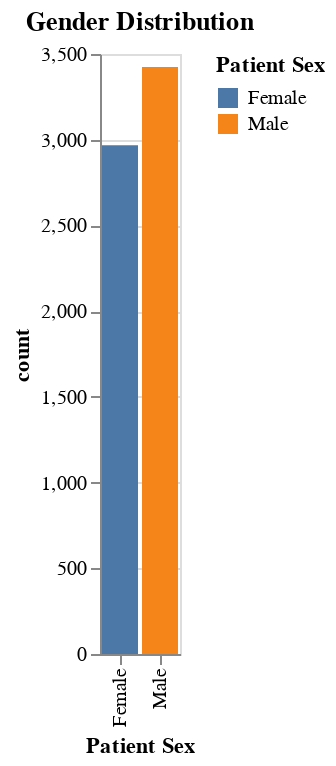

Notebook source saved alongside this figure:
### Code cell
import altair as alt

# Count the occurrences of each gender
gender_counts = ocular_disease['Patient Sex'].value_counts().reset_index()
gender_counts.columns = ['Patient Sex', 'count']

# Create the bar chart
alt.Chart(gender_counts).mark_bar().encode(
    x='Patient Sex:N',
    y='count:Q',
    tooltip=['Patient Sex', 'count'],
    color='Patient Sex:N'
).properties(
    title='Gender Distribution'
)

### Figure 1 — Vega-Lite specification as saved in the notebook (floating-point values rounded to 4 significant figures)
{"config": {"view": {"continuousWidth": 300, "continuousHeight": 300}}, "data": {"name": "data-46dbfe93cd639b32258d30983a285eb6"}, "mark": {"type": "bar"}, "encoding": {"color": {"field": "Patient Sex", "type": "nominal"}, "tooltip": [{"field": "Patient Sex", "type": "nominal"}, {"field": "count", "type": "quantitative"}], "x": {"field": "Patient Sex", "type": "nominal"}, "y": {"field": "count", "type": "quantitative"}}, "title": "Gender Distribution", "$schema": "https://vega.github.io/schema/vega-lite/v5.8.0.json", "datasets": {"data-46dbfe93cd639b32258d30983a285eb6": [{"Patient Sex": "Male", "count": 3424}, {"Patient Sex": "Female", "count": 2968}]}}
